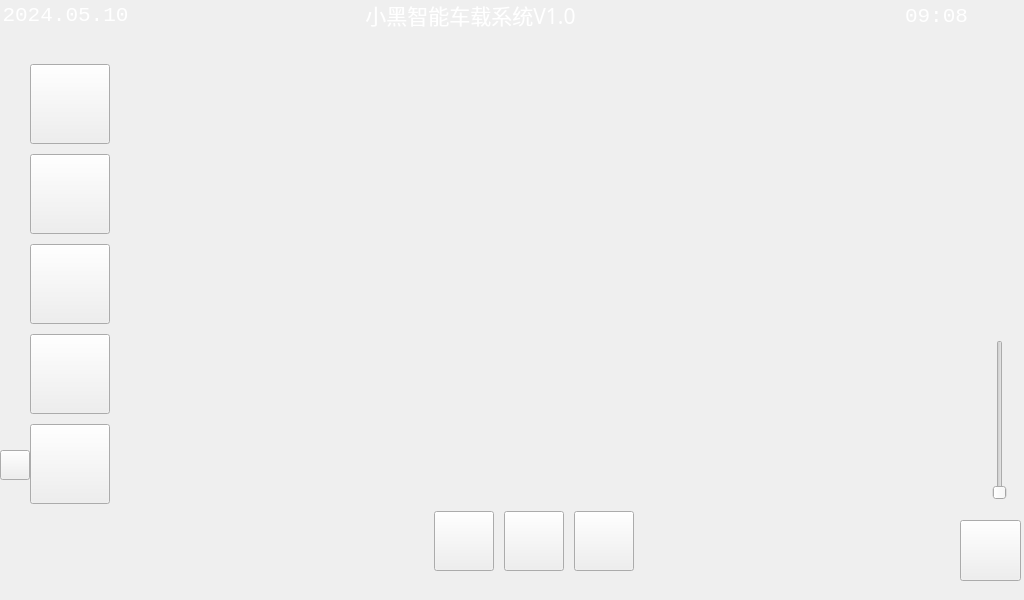
<?xml version="1.0" encoding="UTF-8"?>
<ui version="4.0">
 <class>Video</class>
 <widget class="QMainWindow" name="Video">
  <property name="geometry">
   <rect>
    <x>0</x>
    <y>0</y>
    <width>1024</width>
    <height>600</height>
   </rect>
  </property>
  <property name="windowTitle">
   <string>MainWindow</string>
  </property>
  <property name="styleSheet">
   <string notr="true">border-image: url(:/images/img/black.jpg);</string>
  </property>
  <widget class="QWidget" name="centralwidget">
   <widget class="QLabel" name="top_label_date">
    <property name="geometry">
     <rect>
      <x>0</x>
      <y>0</y>
      <width>131</width>
      <height>30</height>
     </rect>
    </property>
    <property name="minimumSize">
     <size>
      <width>30</width>
      <height>30</height>
     </size>
    </property>
    <property name="maximumSize">
     <size>
      <width>16777215</width>
      <height>30</height>
     </size>
    </property>
    <property name="palette">
     <palette>
      <active>
       <colorrole role="WindowText">
        <brush brushstyle="SolidPattern">
         <color alpha="255">
          <red>255</red>
          <green>255</green>
          <blue>255</blue>
         </color>
        </brush>
       </colorrole>
      </active>
      <inactive>
       <colorrole role="WindowText">
        <brush brushstyle="SolidPattern">
         <color alpha="255">
          <red>255</red>
          <green>255</green>
          <blue>255</blue>
         </color>
        </brush>
       </colorrole>
      </inactive>
      <disabled/>
     </palette>
    </property>
    <property name="font">
     <font>
      <family>Consolas</family>
      <pointsize>16</pointsize>
     </font>
    </property>
    <property name="text">
     <string>2024.05.10</string>
    </property>
    <property name="alignment">
     <set>Qt::AlignmentFlag::AlignCenter</set>
    </property>
   </widget>
   <widget class="QLabel" name="label_title">
    <property name="geometry">
     <rect>
      <x>240</x>
      <y>0</y>
      <width>461</width>
      <height>30</height>
     </rect>
    </property>
    <property name="palette">
     <palette>
      <active>
       <colorrole role="WindowText">
        <brush brushstyle="SolidPattern">
         <color alpha="255">
          <red>255</red>
          <green>255</green>
          <blue>255</blue>
         </color>
        </brush>
       </colorrole>
      </active>
      <inactive>
       <colorrole role="WindowText">
        <brush brushstyle="SolidPattern">
         <color alpha="255">
          <red>255</red>
          <green>255</green>
          <blue>255</blue>
         </color>
        </brush>
       </colorrole>
      </inactive>
      <disabled/>
     </palette>
    </property>
    <property name="font">
     <font>
      <family>微软雅黑</family>
      <pointsize>16</pointsize>
     </font>
    </property>
    <property name="text">
     <string>小黑智能车载系统V1.0</string>
    </property>
    <property name="alignment">
     <set>Qt::AlignmentFlag::AlignCenter</set>
    </property>
   </widget>
   <widget class="QWidget" name="layoutWidget_8">
    <property name="geometry">
     <rect>
      <x>780</x>
      <y>0</y>
      <width>241</width>
      <height>32</height>
     </rect>
    </property>
    <layout class="QHBoxLayout" name="TopLayout" stretch="0,0,0">
     <item>
      <widget class="QLabel" name="top_label_wifi">
       <property name="minimumSize">
        <size>
         <width>30</width>
         <height>30</height>
        </size>
       </property>
       <property name="maximumSize">
        <size>
         <width>30</width>
         <height>30</height>
        </size>
       </property>
       <property name="styleSheet">
        <string notr="true">border-image: url(:/images/img/WIFI.png);</string>
       </property>
       <property name="text">
        <string/>
       </property>
      </widget>
     </item>
     <item>
      <widget class="QLabel" name="top_label_bluetooth">
       <property name="minimumSize">
        <size>
         <width>30</width>
         <height>30</height>
        </size>
       </property>
       <property name="maximumSize">
        <size>
         <width>30</width>
         <height>30</height>
        </size>
       </property>
       <property name="styleSheet">
        <string notr="true">border-image: url(:/images/img/bluetooth.png);</string>
       </property>
       <property name="text">
        <string/>
       </property>
      </widget>
     </item>
     <item>
      <widget class="QLabel" name="top_label_time">
       <property name="minimumSize">
        <size>
         <width>30</width>
         <height>30</height>
        </size>
       </property>
       <property name="maximumSize">
        <size>
         <width>16777215</width>
         <height>30</height>
        </size>
       </property>
       <property name="palette">
        <palette>
         <active>
          <colorrole role="WindowText">
           <brush brushstyle="SolidPattern">
            <color alpha="255">
             <red>255</red>
             <green>255</green>
             <blue>255</blue>
            </color>
           </brush>
          </colorrole>
         </active>
         <inactive>
          <colorrole role="WindowText">
           <brush brushstyle="SolidPattern">
            <color alpha="255">
             <red>255</red>
             <green>255</green>
             <blue>255</blue>
            </color>
           </brush>
          </colorrole>
         </inactive>
         <disabled/>
        </palette>
       </property>
       <property name="font">
        <font>
         <family>Consolas</family>
         <pointsize>16</pointsize>
        </font>
       </property>
       <property name="text">
        <string>09:08</string>
       </property>
       <property name="alignment">
        <set>Qt::AlignmentFlag::AlignCenter</set>
       </property>
      </widget>
     </item>
    </layout>
   </widget>
   <widget class="QWidget" name="layoutWidget_2">
    <property name="geometry">
     <rect>
      <x>30</x>
      <y>60</y>
      <width>91</width>
      <height>451</height>
     </rect>
    </property>
    <layout class="QVBoxLayout" name="MenuLayout">
     <item>
      <widget class="QPushButton" name="CarButton">
       <property name="minimumSize">
        <size>
         <width>80</width>
         <height>80</height>
        </size>
       </property>
       <property name="maximumSize">
        <size>
         <width>80</width>
         <height>80</height>
        </size>
       </property>
       <property name="styleSheet">
        <string notr="true">border-image: url(:/images/img/daoche.png);</string>
       </property>
       <property name="text">
        <string/>
       </property>
      </widget>
     </item>
     <item>
      <widget class="QPushButton" name="MapButton">
       <property name="minimumSize">
        <size>
         <width>80</width>
         <height>80</height>
        </size>
       </property>
       <property name="maximumSize">
        <size>
         <width>80</width>
         <height>80</height>
        </size>
       </property>
       <property name="styleSheet">
        <string notr="true">border-image: url(:/images/img/map1.png);</string>
       </property>
       <property name="text">
        <string/>
       </property>
      </widget>
     </item>
     <item>
      <widget class="QPushButton" name="MusicButton">
       <property name="minimumSize">
        <size>
         <width>80</width>
         <height>80</height>
        </size>
       </property>
       <property name="maximumSize">
        <size>
         <width>80</width>
         <height>80</height>
        </size>
       </property>
       <property name="styleSheet">
        <string notr="true">border-image: url(:/images/img/home.png);</string>
       </property>
       <property name="text">
        <string/>
       </property>
      </widget>
     </item>
     <item>
      <widget class="QPushButton" name="WeatherButton">
       <property name="minimumSize">
        <size>
         <width>80</width>
         <height>80</height>
        </size>
       </property>
       <property name="maximumSize">
        <size>
         <width>80</width>
         <height>80</height>
        </size>
       </property>
       <property name="styleSheet">
        <string notr="true">border-image: url(:/images/img/weather.png);</string>
       </property>
       <property name="text">
        <string/>
       </property>
      </widget>
     </item>
     <item>
      <widget class="QPushButton" name="VideoButton">
       <property name="minimumSize">
        <size>
         <width>80</width>
         <height>80</height>
        </size>
       </property>
       <property name="maximumSize">
        <size>
         <width>80</width>
         <height>80</height>
        </size>
       </property>
       <property name="styleSheet">
        <string notr="true">border-image: url(:/images/img/video.png);</string>
       </property>
       <property name="text">
        <string/>
       </property>
      </widget>
     </item>
    </layout>
   </widget>
   <widget class="QPushButton" name="MusicStart_2">
    <property name="geometry">
     <rect>
      <x>0</x>
      <y>450</y>
      <width>30</width>
      <height>30</height>
     </rect>
    </property>
    <property name="minimumSize">
     <size>
      <width>30</width>
      <height>30</height>
     </size>
    </property>
    <property name="maximumSize">
     <size>
      <width>30</width>
      <height>30</height>
     </size>
    </property>
    <property name="styleSheet">
     <string notr="true">border-image: url(:/images/img/triangle.png);</string>
    </property>
    <property name="text">
     <string/>
    </property>
   </widget>
   <widget class="QWidget" name="widget" native="true">
    <property name="geometry">
     <rect>
      <x>170</x>
      <y>60</y>
      <width>800</width>
      <height>450</height>
     </rect>
    </property>
   </widget>
   <widget class="QWidget" name="layoutWidget">
    <property name="geometry">
     <rect>
      <x>430</x>
      <y>510</y>
      <width>211</width>
      <height>62</height>
     </rect>
    </property>
    <layout class="QHBoxLayout" name="horizontalLayout">
     <item>
      <widget class="QPushButton" name="MusicLeft">
       <property name="minimumSize">
        <size>
         <width>60</width>
         <height>60</height>
        </size>
       </property>
       <property name="maximumSize">
        <size>
         <width>60</width>
         <height>60</height>
        </size>
       </property>
       <property name="styleSheet">
        <string notr="true">border-image: url(:/images/img/left_song.png);</string>
       </property>
       <property name="text">
        <string/>
       </property>
      </widget>
     </item>
     <item>
      <widget class="QPushButton" name="MusicStart">
       <property name="minimumSize">
        <size>
         <width>60</width>
         <height>60</height>
        </size>
       </property>
       <property name="maximumSize">
        <size>
         <width>60</width>
         <height>60</height>
        </size>
       </property>
       <property name="styleSheet">
        <string notr="true">border-image: url(:/images/img/music_start.png);</string>
       </property>
       <property name="text">
        <string/>
       </property>
      </widget>
     </item>
     <item>
      <widget class="QPushButton" name="MusicRight">
       <property name="minimumSize">
        <size>
         <width>60</width>
         <height>60</height>
        </size>
       </property>
       <property name="maximumSize">
        <size>
         <width>60</width>
         <height>60</height>
        </size>
       </property>
       <property name="styleSheet">
        <string notr="true">border-image: url(:/images/img/right_song.png);</string>
       </property>
       <property name="text">
        <string/>
       </property>
      </widget>
     </item>
    </layout>
   </widget>
   <widget class="QPushButton" name="VolumeButton">
    <property name="geometry">
     <rect>
      <x>960</x>
      <y>520</y>
      <width>61</width>
      <height>61</height>
     </rect>
    </property>
    <property name="styleSheet">
     <string notr="true">border-image: url(:/images/img/volume.png);</string>
    </property>
    <property name="text">
     <string/>
    </property>
   </widget>
   <widget class="QSlider" name="VolumeSlider">
    <property name="geometry">
     <rect>
      <x>990</x>
      <y>340</y>
      <width>20</width>
      <height>160</height>
     </rect>
    </property>
    <property name="orientation">
     <enum>Qt::Orientation::Vertical</enum>
    </property>
   </widget>
  </widget>
 </widget>
 <resources/>
 <connections/>
</ui>
